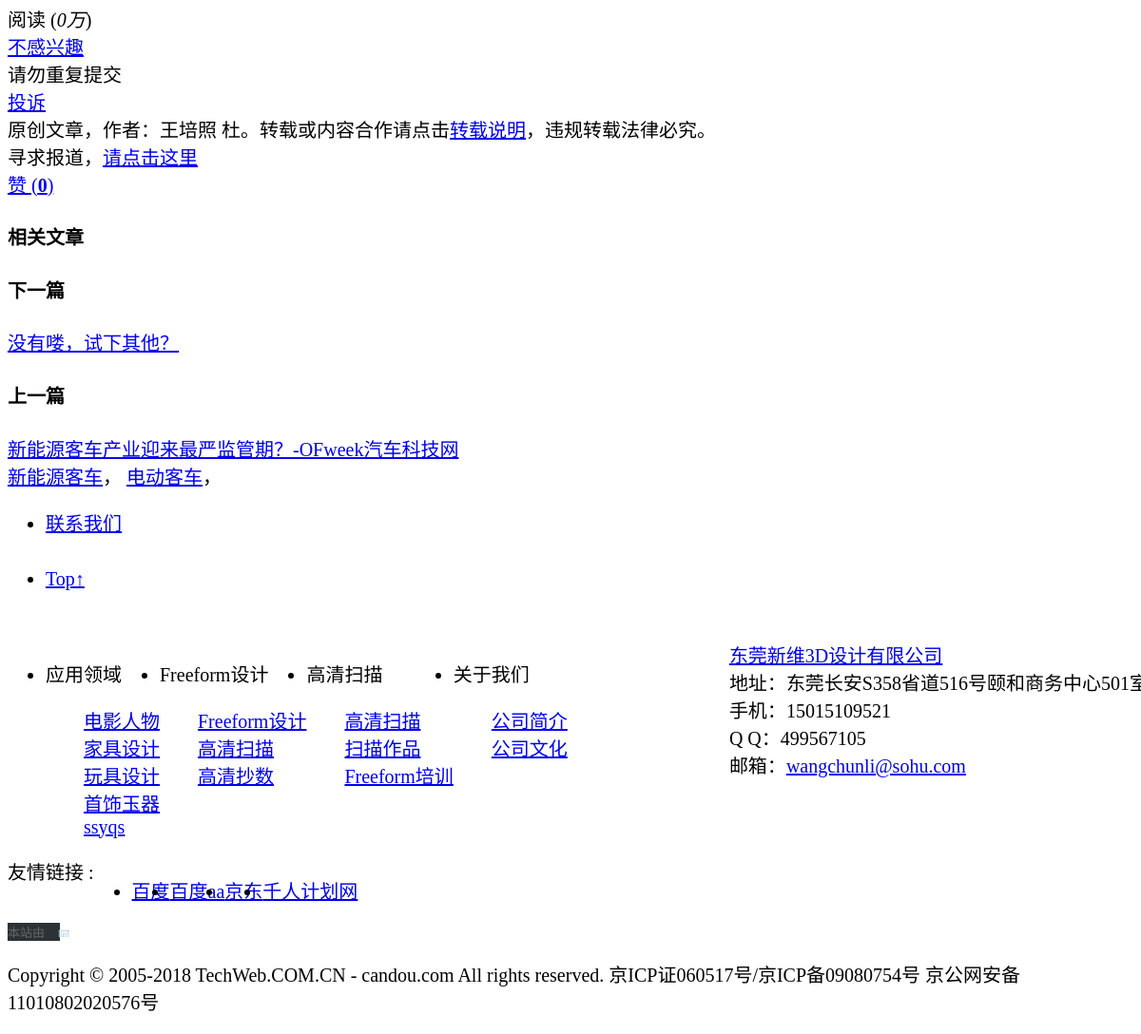
Page /p/52.html (lower part) on the earlier database version.
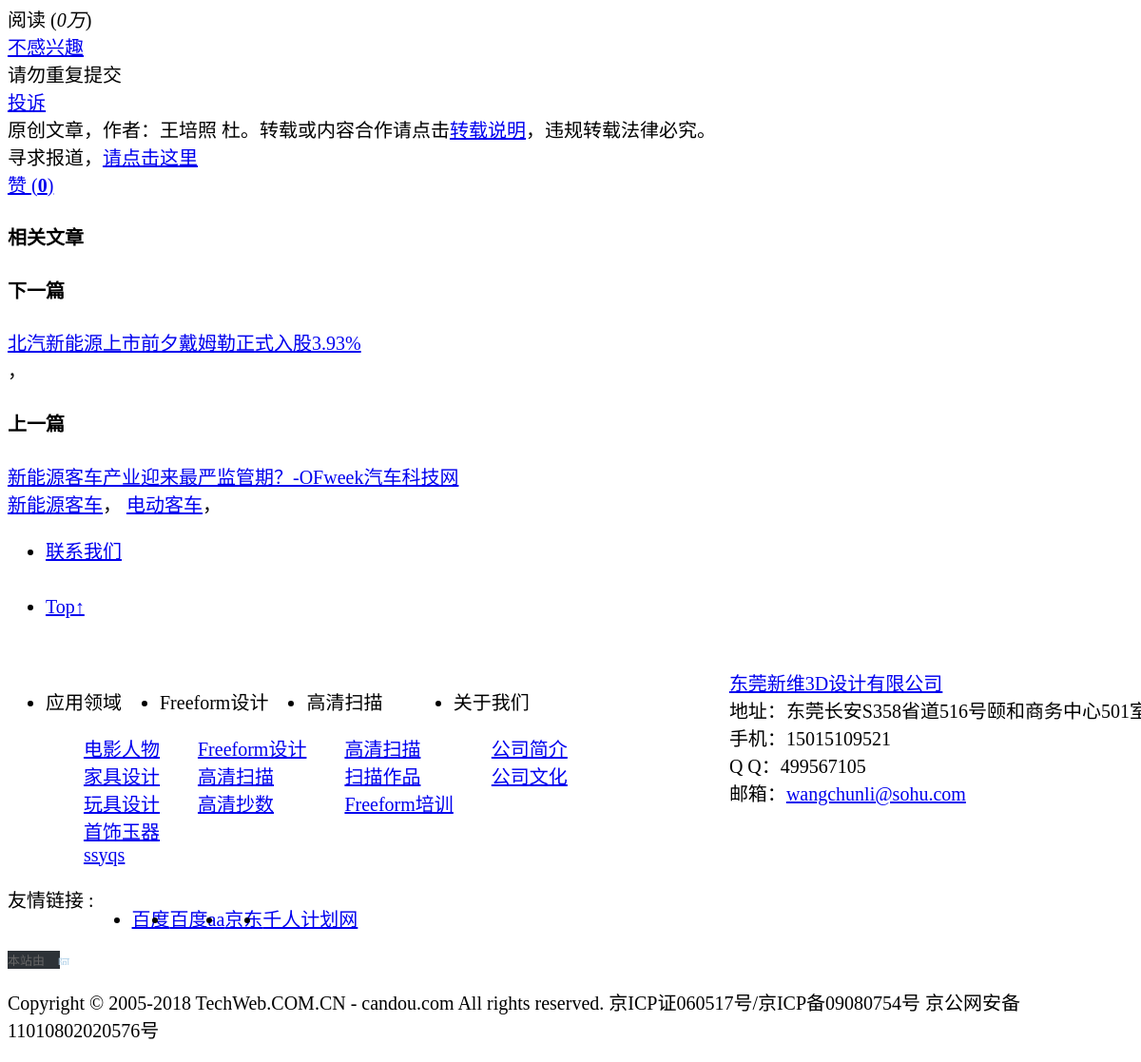
Same page on the later database version.
### tables this page shows
CREATE TABLE `tab_news` (
  `id` int(10) NOT NULL AUTO_INCREMENT COMMENT '编号',
  `term_id` smallint(5) NOT NULL DEFAULT '0' COMMENT '分类',
  `title` varchar(255) DEFAULT NULL COMMENT '产品标题',
  `ft_title` text COMMENT '分词标题(全文检索)',
  `from` varchar(30) DEFAULT '' COMMENT '来源',
  `author` varchar(30) DEFAULT '' COMMENT '作者',
  `tags` varchar(255) DEFAULT NULL COMMENT '标签',
  `keywords` varchar(255) DEFAULT NULL COMMENT '文章关键字',
  `content` longtext COMMENT '产品内容',
  `summary` text COMMENT '产品描述摘要',
  `isHidden` enum('0','1') NOT NULL DEFAULT '0' COMMENT '1标记为删除，0标记为正常',
  `views` int(10) NOT NULL DEFAULT '0' COMMENT '浏览次数',
  `is_commend` enum('0','1') NOT NULL DEFAULT '0' COMMENT '是否为推荐',
  `is_issue` enum('0','1') NOT NULL DEFAULT '0' COMMENT '是否发布:1为已发布; 0为待审核',
  `SEOKeywords` varchar(255) DEFAULT NULL COMMENT 'SEO关键词',
  `SEODescription` varchar(500) DEFAULT NULL COMMENT 'SEO描述',
  `thumb` varchar(255) DEFAULT NULL COMMENT '缩略图',
  `praises` int(10) NOT NULL DEFAULT '0' COMMENT '赞个数',
  `update_time` datetime DEFAULT NULL COMMENT '更新时间日期',
  `create_time` datetime DEFAULT NULL COMMENT '创建时间日期',
  `sort` int(10) NOT NULL DEFAULT '0' COMMENT '排序',
  `uid` int(10) DEFAULT NULL COMMENT '创建者ID',
  `lang` enum('en','cn') DEFAULT 'cn' COMMENT '语言标记：cn为中文;en为英文',
  PRIMARY KEY (`id`),
  FULLTEXT KEY `ft_title` (`ft_title`)
);

### application/core/Fzhao_Controller.php (called while the page is built, shortened)
<?php
class Client_Controller extends My_Controller {
    public function view($path, $data = array()) {
        $this->load->model('default/home_model');
        $data['options'] = $this->common->getOptionsByOption_name('company');
        $data['links'] = $this->home_model->getLinks('link');
        $data['foot_mappings'] = array(
            'contactUs' => 'contact',
            'products' => 'products',
            'sheji' => 'sheji',
            'cases' => 'cases',
            'company' => 'company'
        );
        $data['foot_terms'] = $this->home_model->getTermByTaxonomy(array('contactUs', 'products', 'sheji', 'cases', 'company'));
        $this->config->load('custom_config');
        $data['uninterested'] = $this->config->item('uninterested');
        $data['feedback'] = $this->config->item('feedback');
        $this->load->view('default/'.$path, $data);
    }
}

### application/controllers/News.php (called while the page is built, shortened)
<?php
class News extends Client_Controller {
    public function __construct() {
        $this->load->model('default/news_model', 'admin');
        $this->load->model('default/tag_model', 'tag');
    }
    public function detail() {
        $id = post_get('id', 2);
        $data = $this->admin->getRowById($id);
        $data['term_name'] = $this->admin->getTermById(intval($data['term_id']), 'name');
        $data['related'] = $this->admin->getRelatedNews($data);
        $data['interested'] = $this->admin->getInterestedNews($data);
        $data['tags'] = $this->tag->get_tags($data['tags']);
        $prev = $this->admin->getPrev($data);
        if ($prev && $prev['tags']) {
            $prev['tags'] = $this->tag->get_tags($prev['tags']);
        }
        $data['prev'] = $prev;
        $next = $this->admin->getNext($data);
        if ($next && $next['tags']) {
            $next['tags'] = $this->tag->get_tags($next['tags']);
        }
        $data['next'] = $next;
        $other = array();
        if (!$prev || !$next) {
            $hotTags = $this->tag->get_hot_tags(10);
            $index = array_rand($hotTags);
            $other = $hotTags[$index];
        }
        $data['other'] = $other;
        $this->view('detail', $data);
    }
    private function _record_view($data) {
        $sign = md5(real_ip() . intval($data['id']));
        $viewRecordStatus = $this->session->$sign;
        if (!$viewRecordStatus || _TIME_ - $viewRecordStatus > VIEW_NEWS_RECORD_INTERVAL) {
            $this->admin->trans_start();
            $this->admin->dbSet('news', array('views' => 'views + 1'), array('id' => $data['id'], 'isHidden' => '0'));
            $this->admin->dbSet('term', array('views' => 'views + 1'), array('id' => $data['term_id'], 'isHidden' => '0'));
            $record = array(
                'type' => 'views',
                'oid' => $data['id'],
                'ip' => real_ip(),
                'create_time' => _DATETIME_
            );
            $this->admin->dbInsert('records',$record);
            $this->admin->trans_complete();
        }
        $this->session->$sign = _TIME_;
        return true;
    }
}

### index.php (called while the page is built, shortened)
<?php
require_once BASEPATH.'core/CodeIgniter.php';

### application/models/default/news_model.php (called while the page is built, shortened)
<?php
class News_model extends Fzhao_Model {
    public function __construct() {
        $this->table = 'news';
        $this->primary_key = $this->dbPrimary($this->table);
    }
    public function getNext($news){
        $_conditions = array(array('isHidden' => '0'), array('lang' => _LANGUAGE_), array('is_issue' => '1'));
        $_conditions[] = array('id>'=>$news['id']);
        $_conditions[] = array('term_id' => $news['term_id']);
        $_news = $this->getData(array(
            'fields' => 'id,title,tags',
            'table' => $this->table,
            '_conditions' => $_conditions,
            '_order' => array(array('sort' => 'desc'), array('id' => 'desc')),
            'row' => TRUE
        ));
        return $_news;
    }
}

### application/core/Fzhao_Model.php (called while the page is built, shortened)
<?php
class Fzhao_Model extends CI_Model {
    public $table;
    public $primary_key;
    public function trans_start($debug = false) {
        $this->db->trans_start($debug);
    }
    public function trans_complete() {
        $this->db->trans_complete();
    }
    public function dbSet($table, $data, $conditions) {
        $this->db->where($conditions);
        $this->db->set(key($data), current($data), FALSE);
        return $this->db->update($table);
    }
    public function dbPrimary($tablename) {
        return $this->db->primary($tablename);
    }
    public function getData($params) {
        $params = $this->_get_conditions($params);
        extract($params);
        if ($compiled) {
            $this->db->from($table);
        } else {
            $this->db->select($fields, ($escape === false ? false : true))->from($table);
        }
        if ($_conditions) {
            foreach ($_conditions as $item) {
                $this->db->where($item);
            }
        }
        if ($_order) {
            if (is_array($_order)) {
                foreach ($_order as $item) {
                    list($key, $value) = each($item);
                    $this->db->order_by($key, $value);
                }
            } else {
                $this->db->order_by($_order);
            }
        }
        if ($ins) {
            foreach ($ins as $item) {
                list($key, $value) = each($item);
                $this->db->where_in($key, $value);
            }
        }
        if ($row) {
            return $this->db->get()->row_array();
        }
        if ($count) {
            return $this->db->count_all_results();
        }
        return $this->db->get()->result_array();
    }
    protected function _get_conditions($params) {
        $arr = array(
            'fields' => '*',
            'table' => '',
            'conditions' => '',
            '_conditions' => '',
            'limit' => '',
            'order' => '',
            '_order' => '',
            'join' => '',
            'count' => '',
            'concat' => '',
            'in' => '',
            'ins' => '',
            'not_ins' => '',
            'or' => '',
            'row' => '',
            'orders' => '',
            'group' => '',
            'like' => '',
            'likes' => '',
            'or_likes' => '',
            'where' => '',
            'distinct' => '',
            'having' => '',
            'having_bool' => '',
            'escape' => '',
            'assoc' => '',
            'compiled' => '',
        );
        return array_merge($arr, $params);
    }
    public function getTermByTaxonomy($taxonomy) {
        $_terms = $this->getData(array(
            'fields' => 'id,name,parent,slug,taxonomy,count',
            'table' => 'term',
            '_conditions' => array(array('isHidden' => '0'), array('lang' => _LANGUAGE_)),
            '_order' => array(array('parent' => 'asc'), array('sort' => 'desc')),
        ));
        $terms = $this->_get_term_trees($_terms, 0, 0);
        $newTerms = array();
        if($taxonomy && is_array($taxonomy)){
            foreach($taxonomy as $item){
                if(empty($terms[$item])){
                    continue;
                }
                $newTerms[$item] = $terms[$item];
            }
            return $newTerms;
        }
        return !empty($terms[$taxonomy])?$terms[$taxonomy]:array();
    }
    private function _get_term_trees($data, $pId, $deep) {
        $tree = array();
        foreach ($data as $v) {
            if ($v['parent'] != $pId) {
                continue;
            }
            $v['deep'] = $deep + 1;
            $v['childs'] = $this->_get_term_trees($data, $v['id'], $deep + 1);
            $index = $v['parent']==0?$v['taxonomy']:$v['id'];
            $tree[$index] = $v;
        }
        return $tree;
    }
    function getRowById($id) {
        $result = $this->getData(array(
            'fields' => '*',
            'table' => $this->table,
            'conditions' => array($this->primary_key => $id),
            'row' => true
        ));
        return $result;
    }
}

### application/models/default/tag_model.php (called while the page is built, shortened)
<?php
class Tag_model extends Fzhao_Model {
    public function get_hot_tags($num = 10) {
        $tags = $this->getTermByTaxonomy('tags');
        $_hotTags = $this->_get_hot_tags($tags['childs']);
        $hotTags = array_sort($_hotTags, 'count', 'desc');
        return intval($num)?array_slice($hotTags,0,intval($num)):$hotTags;
    }
    private function _get_hot_tags($data) {
        static $tags = array();
        foreach ($data as $item) {
            $tag = array(
                'slug' => $item['slug'],
                'name' => $item['name'],
                'count' => $item['count'],
            );
            $tags[$item['id']] = $tag;
        }
        return $tags;
    }
}

### application/views/default/detail.php (the view, shortened to what the changed rows need)
<?php include('header.php');?>
<?=css_url('detail.css')?>
<div id="app">
    <div class="pagewrap">
        <div class="rightlib">
            <div class="pad_inner">
                <div class="pin-wrapper" id="pin-wrapper-fixed">
                    <div class="custom-pin-wrapper" style="margin-bottom:20px;">
                        <div class="next-post-wrapper show">
                            <div class="item">
                                <?php if($next){?>
                                <a href="/p/<?=$next['id']?>.html" class="title" target="_blank"><?=$next['title']?></a>
                                <div class="tags-list">
                                    <?php if($next['tags']){?>
                                        <?php foreach($next['tags'] as $k=>$item){?>
                                    <span><a href="/tag/<?=$k?>.html" target="_blank"><?=$item?></a><span>，</span></span>
                                    <?php }}?>
                                </div>
                                <?php }else{?>
                                <a href="/tag/<?=$other?$other['slug']:'javascript:;'?>.html" class="title" target="_blank">没有喽，试下其他？</a>
                                <?php }?>
                            </div>
                        </div>
                    </div>
                </div>
            </div>
        </div>
    </div>
</div>
<?php include('footer.php');?>

Differences in the rows shown:
added tab_news: title "北汽新能源上市前夕戴姆勒正式入股3.93%"
Other differences:
text no longer shown: "没有喽，试下其他？"
